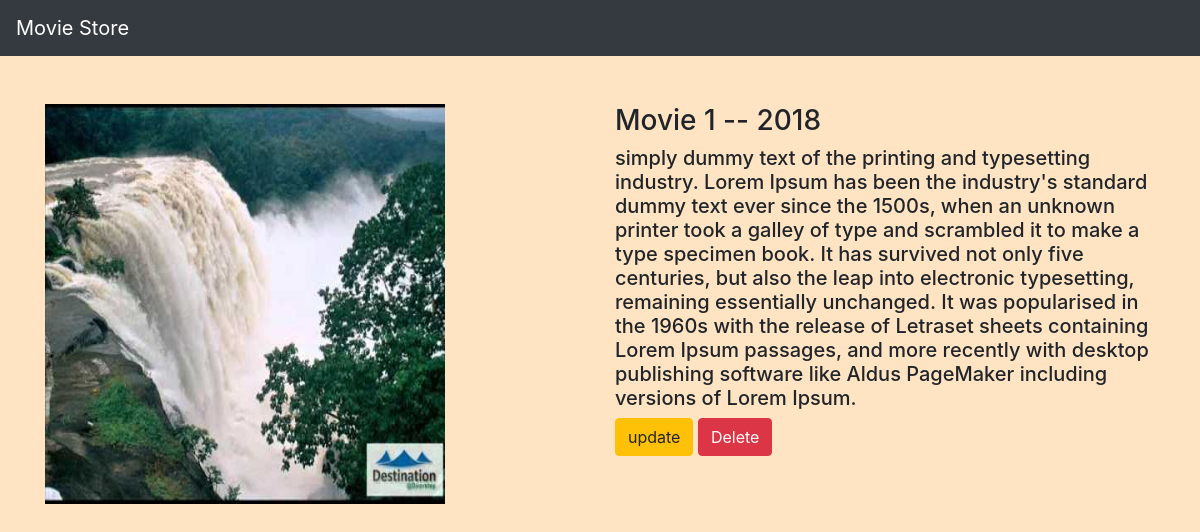
/movie/1, run on the app's committed database.
### movieapp/models.py (models this page shows, shortened)
class Movie(models.Model):
    name = models.CharField(max_length=255)
    desc = models.TextField()
    year = models.IntegerField()
    img = models.ImageField(upload_to='gallery')

### movieapp/views.py (the view)
# urls.py: path('movie/<int:movie_id>', views.details, name='movie'),
def details(request, movie_id):
    movie = Movie.objects.get(id=movie_id)
    return render(request, 'details.html', {'movie': movie})

### templates/details.html
{% extends 'base.html' %}
{% block content %}
    <div class="container">
        <div class="row mt-5">
            <div class="col-md-6">
                <img src="{{movie.img.url}}" width="400" height="400" alt="">
            </div>
            <div class="col-md-6">
                <h3>{{ movie.name}} -- {{movie.year}}</h3>
                <h5>{{movie.desc}}</h5>
                <a class="btn btn-warning" href="{% url 'movieapp:update' movie.id %}"> update</a>
                <a href="{% url 'movieapp:delete' movie.id %}" class="btn btn-danger">Delete</a>
            </div>
        </div>
    </div>
{% endblock %}

### static/style.css (style rules this page uses)
body { background-color: bisque; }

### data on the page
Movie: img (picture), name "Movie 1", year "2018", desc "simply dummy text of the printing and typesetting industry. Lorem Ipsum has been the industry's standard dummy text ever since the 1500s, when an unknown printer took a galley of type and scrambled it to make a type specimen book. It has survived not only five centuries, but also the leap into electronic typesetting, remaining essentially unchanged. It was popularised in the 1960s with the release of Letraset sheets containing Lorem Ipsum passages, and more recently with desktop publishing software like Aldus PageMaker including versions of Lorem Ipsum."
